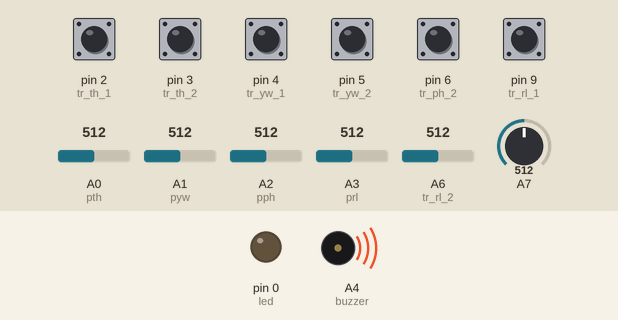
This sketch was run on a simulated Arduino Nano, built with avr-gcc and run on an emulated ATmega328P. Shown: output pins drawn as LEDs (lit = HIGH), buzzer (waves = sounding). Inputs (shaded band) come from the test bench; at power-on: pin 2 (tr_th_1), pin 3 (tr_th_2), pin 4 (tr_yw_1), pin 5 (tr_yw_2), pin 6 (tr_ph_2), pin 9 (tr_rl_1) HIGH, A0 (pth) = 512, A1 (pyw) = 512, A2 (pph) = 512, A3 (prl) = 512, A6 (tr_rl_2) = 512, A7 = 512. No radio packets arrive unless stated.

Above: at 0.1 s.
At 3.7 s:
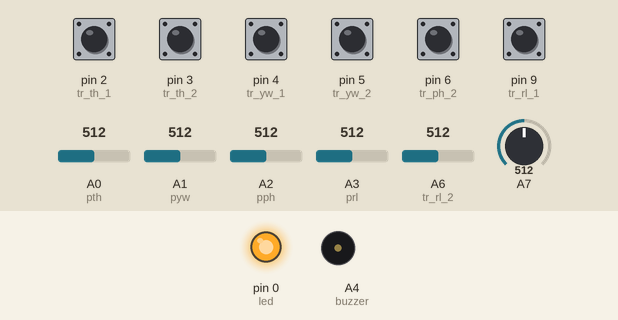
3.8 s: pin 2 (tr_th_1) pulled LOW for 0.15 s
At 4.4 s:
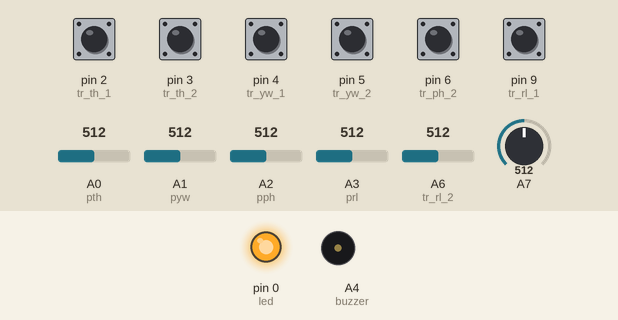
Timing chart, 0 to 6.8 s (numbered marks = the images above; inputs shaded):
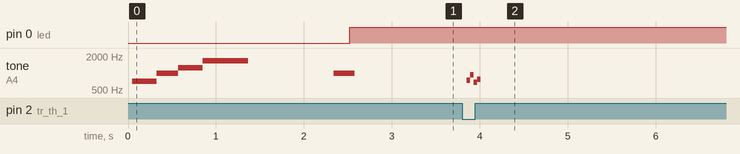

The sketch:

PotTypeController.ino
```cpp
int pth = A0;
int pph = A2;
int prl = A3;
int pyw = A1;
int tr_th_1 = 2;
int tr_th_2 = 3;
int tr_yw_1 = 4;
int tr_yw_2 = 5;
int tr_ph_1 = 7;
int tr_ph_2 = 6;
int tr_rl_1 = 9;
int tr_rl_2 = A6;
int buzzer = A4;
int led = 0;
int savetrim = A5;
int readtrim = 10;
bool radioNumber = 1;
#include <SPI.h>
#include "RF24.h"
#include <EEPROM.h>
RF24 radio(7,8);
byte addresses[][6] = {"ADD5B","ABDRA"};//Add Any 5 Bit Address
#define debug 0
float error_lx=0,error_ly=0,error_rx=0,error_ry=0;

void readEEPROM(volatile float *ELX,volatile float *ELY,volatile float *ERX,volatile float *ERY){
  EEPROM.get(0,*ELX);
  EEPROM.get(4,*ELY);
  EEPROM.get(8,*ERX);
  EEPROM.get(12,*ERY);
}
void writeEEPROM(volatile float *ELX,volatile float *ELY,volatile float *ERX,volatile float *ERY){
  EEPROM.put(0,ELX);
  EEPROM.put(4,ELY);
  EEPROM.put(8,ERX);
  EEPROM.put(12,ERY);
}
void setup() {
pinMode(pth,INPUT);
pinMode(prl,INPUT);
pinMode(pyw,INPUT);
pinMode(pph,INPUT);
pinMode(tr_th_1,INPUT_PULLUP);
pinMode(tr_th_2,INPUT_PULLUP);
pinMode(tr_yw_1,INPUT_PULLUP);
pinMode(tr_yw_2,INPUT_PULLUP);
pinMode(tr_ph_1,INPUT_PULLUP);
pinMode(tr_ph_2,INPUT_PULLUP);
pinMode(tr_rl_1,INPUT_PULLUP);
pinMode(tr_rl_2,INPUT_PULLUP);
pinMode(buzzer,OUTPUT);
pinMode(led,OUTPUT);
pinMode(savetrim,INPUT_PULLUP);
pinMode(readtrim,INPUT_PULLUP);
radio.begin();
radio.setPALevel(RF24_PA_MAX);
radio.openWritingPipe(addresses[1]);
radio.openReadingPipe(1,addresses[0]);
radio.setDataRate((RF24_2MBPS));
blinke(led,200);
for(int x=0;x<100;x++){
  blinke(buzzer,700);
}
if(debug)
Serial.begin(250000);
delay(20);
for(int x=0;x<110;x++){
  blinke(buzzer,500);
}
delay(20);
for(int x=0;x<150;x++){
  blinke(buzzer,400);
}
delay(20);
for(int x=0;x<400;x++){
  blinke(buzzer,300);
}
delay(1000);
readEEPROM(&error_lx,&error_ly,&error_rx,&error_ry);
for(int x=0;x<110;x++){
  blinke(buzzer,500);
}
}


long old_millis = 0;
float trim_res = 0.1;


void loop() {
//buzz();
int lx = analogRead(A0);
int ly = analogRead(A1);
int ry = analogRead(A2);
int rx = (analogRead(A3));
digitalWrite(led,HIGH);
    float L_X = 500 + float(lx)+ float(error_lx);
    float L_Y = 2000 + float(error_ly) + float(ly);
    float R_X = 4000  + float(rx)+ float(error_rx);
    float R_Y = 7000 + float(error_ry) + float(ry);
    //buzz();
    if(debug)
    Serial.println((String)(L_X,",",L_Y,",",R_X,",",R_Y));
    rftransmit(L_X);

    rftransmit(L_Y);
    rftransmit(R_X);
    rftransmit(R_Y);
    //buzz();

    if((millis()-old_millis)>10){
    {

        // --------------------------------------------------------
        if(!(digitalRead(2))){
        error_ly = error_ly + trim_res;
        buzz();
        }
        else if(!(digitalRead(4))){
        error_lx = error_lx + trim_res;
        buzz();
        }
        else if(!(analogRead(A7)>10)){
        error_ry = error_ry + trim_res;
        buzz();
        }
        else if(!(digitalRead(9))){
        error_rx = error_rx + trim_res;
        buzz();
        }


        else if(!(digitalRead(3))){
        error_ly = error_ly - trim_res;
        buzz();
        }
        else if(!(digitalRead(5))){
        error_lx = error_lx - trim_res;
        buzz();
        }
        else if(!(digitalRead(6))){
        error_ry = error_ry - trim_res;
        buzz();
        }
        else if(!(analogRead(A6)>10)){
        error_rx = error_rx - trim_res;
        buzz();
        }
        // --------------------------------------------------------
      }
      old_millis = millis();
    }
    if((millis()-old_millis)>80){
        if(!(analogRead(savetrim)>10)){
          writeEEPROM( &error_lx, &error_ly, &error_rx, &error_ry);
        }
        else if(!(digitalRead(readtrim))){
          readEEPROM( &error_lx, &error_ly, &error_rx, &error_ry);
        }
        else{
        }
    }
    //digitalWrite(led,LOW);
}
void rftransmit(float data)
{
  //Serial.println(data);
  radio.stopListening();                             // Take the time, and send it.  This will block until complete
  radio.write( &data, sizeof(float));
  //radio.startListening();
  //Serial.println(data);// Now, continue listening
}
void blinke(int pin,int del){
  digitalWrite(pin,HIGH);
  delayMicroseconds(del);
  digitalWrite(pin,LOW);
  delayMicroseconds(del);
  digitalWrite(pin,HIGH);
  delayMicroseconds(del);
  digitalWrite(pin,LOW);
  delayMicroseconds(del);
}
void buzz(){
  for(int x=0;x<5;x++){
  blinke(buzzer,200);
}
}
```

Measured:
- after the input at 3.8 s, tone on A4 (buzzer): plays 743 Hz for 0.04 s, 936 Hz for 0.04 s, 685 Hz for 0.04 s, 771 Hz for 0.04 s, starting after 0.05 s
- by itself, tone on A4 (buzzer): plays 711 Hz for 0.28 s, 993 Hz for 0.24 s, 1239 Hz for 0.28 s, 1647 Hz for 0.52 s, 993 Hz for 0.24 s
